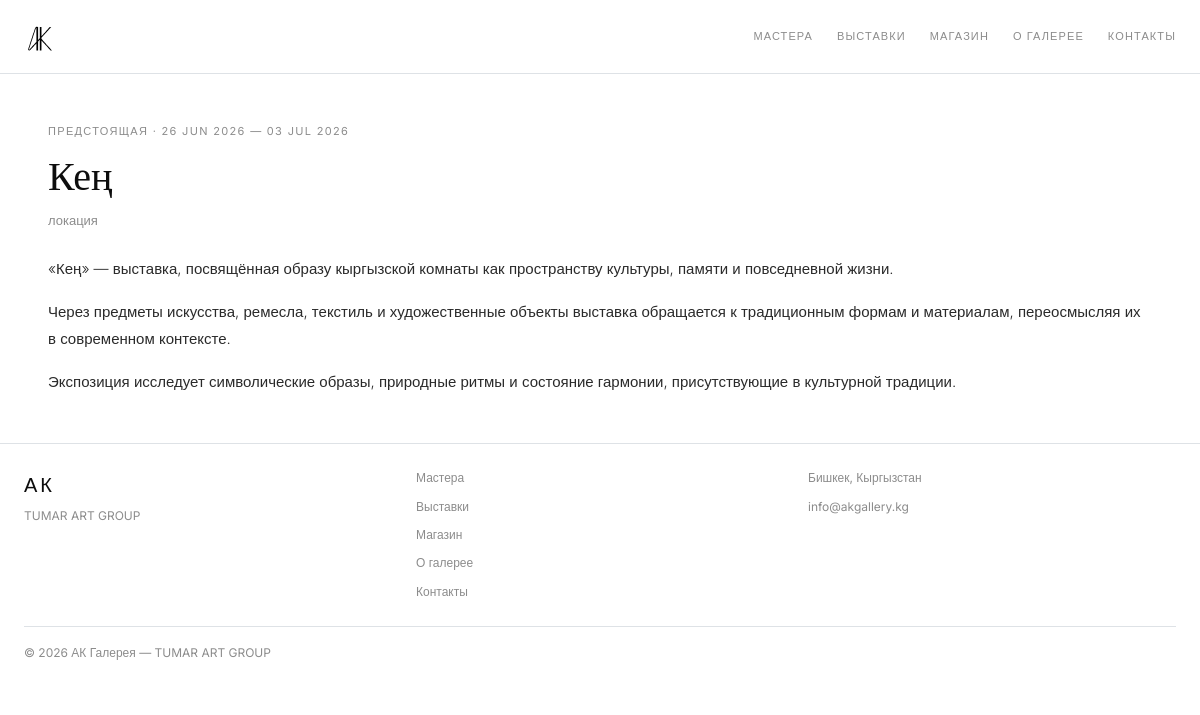
Page /exhibitions/1/ on the committed database.
### exhibitions/models.py (models this page shows, shortened)
class Exhibition(models.Model):
    STATUS_CHOICES = [
        ('upcoming', 'Предстоящая'),
        ('current', 'Текущая'),
        ('past', 'Прошедшая'),
    ]
    title = models.CharField(max_length=200)
    description = models.TextField(blank=True)
    cover_image = models.ImageField(upload_to='exhibitions/', blank=True)
    artists = models.ManyToManyField(Artist, blank=True)
    artworks = models.ManyToManyField(Artwork, blank=True)
    start_date = models.DateField()
    end_date = models.DateField()
    status = models.CharField(max_length=20, choices=STATUS_CHOICES, default='upcoming')
    location = models.CharField(max_length=200, blank=True)
    class Meta:
        ordering = ['-start_date']

### exhibitions/views.py (the view)
# urls.py: path('<int:pk>/', views.exhibition_detail, name='exhibition_detail'),
def exhibition_detail(request, pk):
    exhibition = get_object_or_404(Exhibition, pk=pk)
    return render(request, 'exhibitions/exhibition_details.html', {
        'exhibition': exhibition,
    })

### templates/exhibitions/exhibition_details.html (shortened to what this page needs)
{% extends 'base.html' %}
{% load static %}
{% block content %}
<section class="exhibition-detail">
    <div class="exh-info">
        <span class="page-tag">{{ exhibition.get_status_display }} · {{ exhibition.start_date|date:"d M Y" }} — {{ exhibition.end_date|date:"d M Y" }}</span>
        <h1 class="artist-name">{{ exhibition.title }}</h1>
        {% if exhibition.location %}
            <p class="artist-city">{{ exhibition.location }}</p>
        {% endif %}
        {% if exhibition.description %}
            <div class="artist-bio" style="margin-top:24px;">
                {{ exhibition.description|linebreaks }}
            </div>
        {% endif %}
    </div>
</section>
{% endblock %}

### static/css/style.css (style rules this page uses)
:root { --black: #0D0D0D; --dark: #2A2A2A; --grey-1: #8C8C8C; --grey-2: #E0E0E0; --grey-3: #F5F4F0; --gold: #C8A97E; --white: #FFFFFF; --font-serif: 'Cormorant Garamond', Georgia, serif; --font-sans: 'Inter', sans-serif; }
* { box-sizing: border-box; margin: 0; padding: 0; }
body { font-family: var(--font-sans); color: var(--dark); background: var(--white); font-size: 15px; line-height: 1.7; }
.page-tag { font-size: 11px; text-transform: uppercase; letter-spacing: 0.12em; color: var(--grey-1); display: block; margin-bottom: 12px; }
.artist-name { font-family: var(--font-serif); font-size: 40px; font-weight: 400; color: var(--black); margin: 12px 0 8px; }
.artist-city { font-size: 13px; color: var(--grey-1); margin-bottom: 24px; }
.artist-bio { font-size: 15px; line-height: 1.8; color: var(--dark); font-weight: 400; }
.exh-info { padding: 48px 48px 0; }
.artist-bio { font-size: 16px; line-height: 1.9; color: var(--dark); font-family: var(--font-sans); font-weight: 300; }
.artist-bio p { margin-bottom: 24px; }
.artist-bio { font-size: 15px; line-height: 1.8; color: var(--dark); }
.artist-bio p { margin-bottom: 16px; }

### rows in the picture
Exhibition: status "ПРЕДСТОЯЩАЯ", start_date "26 JUN 2026", end_date "03 JUL 2026", title "Кең", location "локация", description "«Кең» — выставка, посвящённая образу кыргызской комнаты как пространству культуры, памяти и повседневной жизни. Через предметы искусства, ремесла, текстиль и художественные объекты выставка обращается к традиционным формам и материалам, переосмысляя их в современном контексте. Экспозиция исследует символические образы, природные ритмы и состояние гармонии, присутствующие в культурной традиции."
